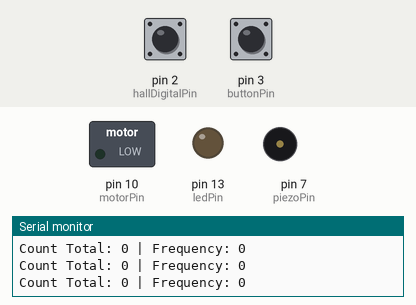
Recording of a sketch running on a simulated Arduino Uno, built with avr-gcc and run on an emulated ATmega328P. Shown: switched loads named in the sketch (green lamp = pin HIGH), output pins drawn as LEDs (lit = HIGH), buzzer (waves = sounding), the last lines printed to the serial monitor. Inputs (shaded band) come from the test bench; at power-on: pin 3 (buttonPin) HIGH, pin 2 (hallDigitalPin) HIGH. Pins used as bus, display or sensor lines are not drawn.

Above: at 2.2 s.
2.3 s: pin 3 (buttonPin) pulled LOW for 1 s
At 3.2 s:
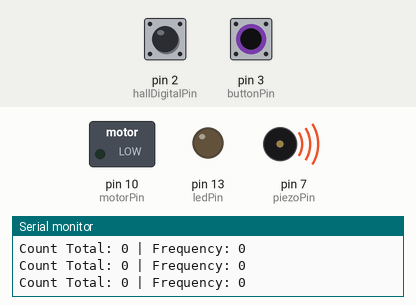
5.3 s: pin 3 (buttonPin) pulled LOW for 1 s
At 9.0 s:
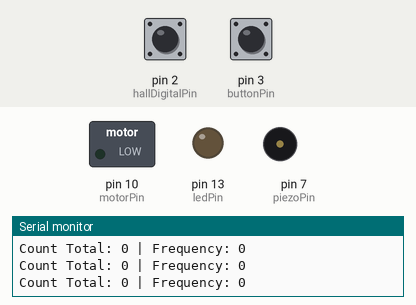
9.3 s: pin 3 (buttonPin) pulled LOW for 0.15 s
At 10.2 s:
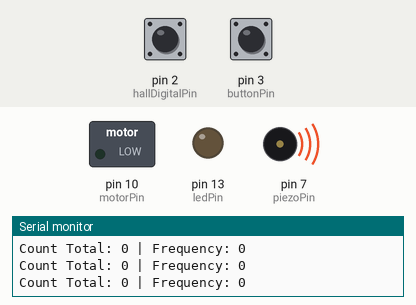
12.3 s: pin 3 (buttonPin) pulled LOW for 3.2 s
At 16.3 s:
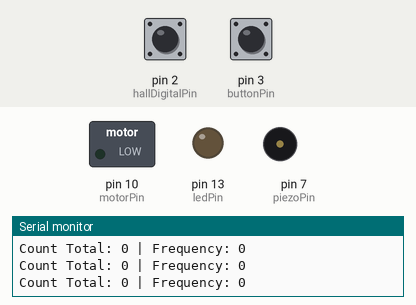
Timing chart, 0 to 17.8 s (numbered marks = the images above; inputs shaded):
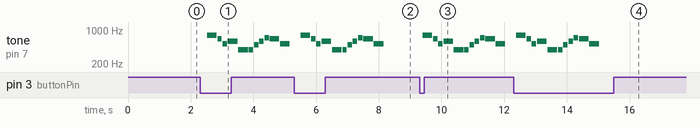

Measured:
- after the input at 2.3 s, tone on pin 7 (piezoPin): plays 784 Hz for 0.31 s, 659 Hz for 0.14 s, 523 Hz for 0.14 s, 587 Hz for 0.31 s, 392 Hz for 0.31 s, 392 Hz for 0.14 s … (11 notes in this stretch), starting after 0.22 s
- after the input at 5.3 s, tone on pin 7 (piezoPin): plays 784 Hz for 0.31 s, 659 Hz for 0.14 s, 523 Hz for 0.14 s, 587 Hz for 0.31 s, 392 Hz for 0.31 s, 392 Hz for 0.14 s … (11 notes in this stretch), starting after 0.21 s
- after the input at 9.3 s, tone on pin 7 (piezoPin): plays 784 Hz for 0.31 s, 659 Hz for 0.14 s, 523 Hz for 0.14 s, 587 Hz for 0.31 s, 392 Hz for 0.31 s, 392 Hz for 0.14 s … (11 notes in this stretch), starting after 0.10 s
- after the input at 12.3 s, tone on pin 7 (piezoPin): plays 784 Hz for 0.31 s, 659 Hz for 0.14 s, 523 Hz for 0.14 s, 587 Hz for 0.31 s, 392 Hz for 0.31 s, 392 Hz for 0.14 s … (11 notes in this stretch), starting after 0.09 s

The sketch:

test1.ino
```cpp
//Code kết hợp phần cứng đầu tiên. Test bằng arduino uno. Dùng 2 interrupt để tối ưu hóa việc mcu đọc mpu6050 (chưa update mpu6050 và servo mode)


#include <Arduino.h>

#define BUZZER_PASSIVE true    // true nếu là buzzer passive

#define NOTE_G4  392
#define NOTE_B4  494
#define NOTE_C5  523
#define NOTE_D5  587
#define NOTE_E5  659
#define NOTE_F5  698
#define NOTE_G5  784

const int hallDigitalPin = 2;
const int buttonPin = 3;
const int ledPin = 13;
const int piezoPin = 7;   // low level trigger: LOW = kêu, HIGH = im
const int motorPin = 10;

volatile unsigned int countFrequency = 0;
volatile uint16_t countTotal = 0;
volatile unsigned long lastHallInterruptTime = 0;
const unsigned long hallDebounceDelay = 500;

volatile bool playPeppaMelodyFlag = false;
volatile unsigned long lastButtonInterruptTime = 0;
const unsigned long buttonDebounceDelay = 200;

// --- Peppa Pig theme (theo bản nhạc, ♩ = 90 trên nửa nốt) ---
const int QUARTER = 333;   // nốt đen (ms)  -> đổi số này để nhanh/chậm
const int EIGHTH  = 167;   // móc đơn (ms)

const int peppaMelody[] = {
  NOTE_G5, NOTE_E5, NOTE_C5, NOTE_D5, NOTE_G4,                 // ô 1
  NOTE_G4, NOTE_B4, NOTE_D5, NOTE_F5, NOTE_E5, NOTE_C5         // ô 2
};

const int peppaDurations[] = {
  QUARTER, EIGHTH, EIGHTH, QUARTER, QUARTER,
  EIGHTH, EIGHTH, EIGHTH, EIGHTH, QUARTER, QUARTER
};

const int totalNotes = sizeof(peppaMelody) / sizeof(peppaMelody[0]);

void buzzerOff() {
  noTone(piezoPin);
  digitalWrite(piezoPin, HIGH);   // HIGH = im
}

void buzzerOn(int freq, int duration) {
#if BUZZER_PASSIVE
  tone(piezoPin, freq);
#else
  digitalWrite(piezoPin, LOW);
#endif
  delay(duration);
  buzzerOff();
}

void countRotation() {
  unsigned long currentTime = millis();
  if (currentTime - lastHallInterruptTime > hallDebounceDelay) {
    ++countFrequency;
    if (countFrequency >= 2) {
      countFrequency = 0;
      ++countTotal;
    }
    lastHallInterruptTime = currentTime;
  }
}

void buttonISR() {
  unsigned long currentTime = millis();
  if (currentTime - lastButtonInterruptTime > buttonDebounceDelay) {
    playPeppaMelodyFlag = true;
    lastButtonInterruptTime = currentTime;
  }
}

void playPeppaPigTheme() {
  const int gap = 25;             // khoảng tách giữa các nốt (không làm lệch nhịp)
  for (int i = 0; i < totalNotes; i++) {
    buzzerOn(peppaMelody[i], peppaDurations[i] - gap);
    delay(gap);
  }
}

void setup() {
  digitalWrite(piezoPin, HIGH);
  pinMode(piezoPin, OUTPUT);
  buzzerOff();

  pinMode(motorPin, OUTPUT);
  digitalWrite(motorPin, LOW);
  pinMode(ledPin, OUTPUT);
  digitalWrite(ledPin, LOW);

  pinMode(hallDigitalPin, INPUT_PULLUP);
  pinMode(buttonPin, INPUT_PULLUP);

  Serial.begin(9600);
  delay(1000);

  playPeppaMelodyFlag = false;
  attachInterrupt(digitalPinToInterrupt(hallDigitalPin), countRotation, FALLING);
  attachInterrupt(digitalPinToInterrupt(buttonPin), buttonISR, FALLING);
}

void loop() {
  if (playPeppaMelodyFlag) {
    delay(20);
    if (digitalRead(buttonPin) == LOW) {
      detachInterrupt(digitalPinToInterrupt(buttonPin));
      playPeppaPigTheme();
      attachInterrupt(digitalPinToInterrupt(buttonPin), buttonISR, FALLING);
    }
    playPeppaMelodyFlag = false;
  }

  Serial.print("Count Total: ");
  Serial.print(countTotal);
  Serial.print(" | Frequency: ");
  Serial.println(countFrequency);
  delay(300);
}
```
